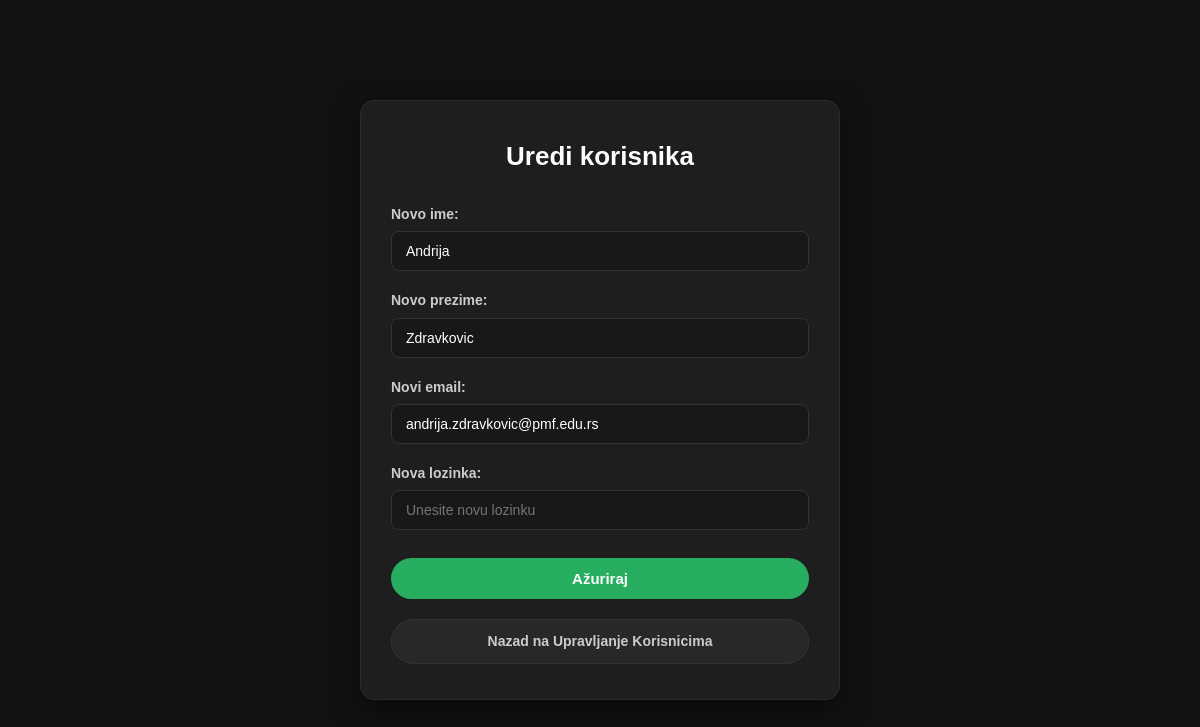
The app's page /urediKorisnika.php?id=4 (signed in) with its own data.
### tables this page shows
CREATE TABLE `korisnici` (
  `id` int(10) UNSIGNED NOT NULL,
  `ime` varchar(50) NOT NULL,
  `prezime` varchar(50) NOT NULL,
  `email` varchar(100) NOT NULL,
  `lozinka` varchar(255) NOT NULL,
  `prijava_id` int(10) UNSIGNED NOT NULL
);

### urediKorisnika.php (the view, shortened to what this page needs)
<?php
require_once 'connection.php';
$korisnici_id = $_GET['id'];
$sql = "SELECT ime, prezime, email, lozinka FROM korisnici WHERE id = ?";
$stmt = $conn->prepare($sql);
$stmt->bind_param("i", $korisnici_id);
$stmt->execute();
$result = $stmt->get_result();
$korisnik = $result->fetch_assoc();
?>
<!DOCTYPE html>
<html lang="sr">
<head>
    <link rel="stylesheet" href="css/urediKorisnika.css?v=<?php echo time(); ?>">
</head>
<body>
    <div class="container">
        <h1>Uredi korisnika</h1>
        <form method="POST" action="">
            <div class="inputGrupa">
                <label for="ime">Novo ime:</label>
                <input type="text" id="ime" name="ime" value="<?php echo htmlspecialchars($korisnik['ime']); ?>" required>
            </div>
            <div class="inputGrupa">
                <label for="prezime">Novo prezime:</label>
                <input type="text" id="prezime" name="prezime" value="<?php echo htmlspecialchars($korisnik['prezime']); ?>" required>
            </div>
            <div class="inputGrupa">
                <label for="email">Novi email:</label>
                <input type="email" id="email" name="email" value="<?php echo htmlspecialchars($korisnik['email']); ?>" required>
            </div>
            <div class="inputGrupa">
                <label for="lozinka">Nova lozinka:</label>
                <input type="password" id="lozinka" name="lozinka" required placeholder="Unesite novu lozinku">
            </div>
            <input type="submit" value="Ažuriraj" class="submitBtn">
        </form>
        <div class="nazadWrapper">
            <a href="upravljanjeKorisnicima.php" class="nazadBtn">Nazad na Upravljanje Korisnicima</a>
        </div>
    </div>
</body>
</html>

### css/urediKorisnika.css (style rules this page uses)
* { box-sizing: border-box; margin: 0; padding: 0; }
body { font-family: Arial, sans-serif; background-color: #121212; color: #ffffff; line-height: 1.6; min-height: 100vh; display: flex; justify-content: center; align-items: center; padding: 20px; }
.container { max-width: 480px; width: 100%; background-color: #1e1e1e; padding: 35px 30px; border-radius: 14px; border: 1px solid #2a2a2a; box-shadow: 0 10px 30px rgba(0, 0, 0, 0.5); text-align: center; }
h1 { color: #ffffff; font-size: 26px; margin-bottom: 25px; }
.inputGrupa { margin-bottom: 18px; text-align: left; }
.inputGrupa label { display: block; color: #cccccc; font-size: 14px; margin-bottom: 6px; font-weight: 600; }
.inputGrupa input { width: 100%; padding: 11px 14px; background-color: #181818; border: 1px solid #333333; border-radius: 8px; color: #ffffff; font-size: 14px; outline: none; transition: border-color 0.3s ease; }
.submitBtn { width: 100%; background-color: #27ae60; color: #ffffff; border: none; padding: 12px; border-radius: 25px; font-size: 15px; font-weight: bold; cursor: pointer; transition: all 0.3s ease; margin-top: 10px; }
.nazadWrapper { margin-top: 20px; }
.nazadBtn { display: block; width: 100%; background-color: #282828; color: #cccccc; padding: 10px; border-radius: 25px; text-decoration: none; font-size: 14px; font-weight: bold; border: 1px solid #333333; transition: all 0.3s ease; }

### records on screen
korisnici: ime "Andrija", prezime "Zdravkovic", email "andrija.zdravkovic@pmf.edu.rs"
